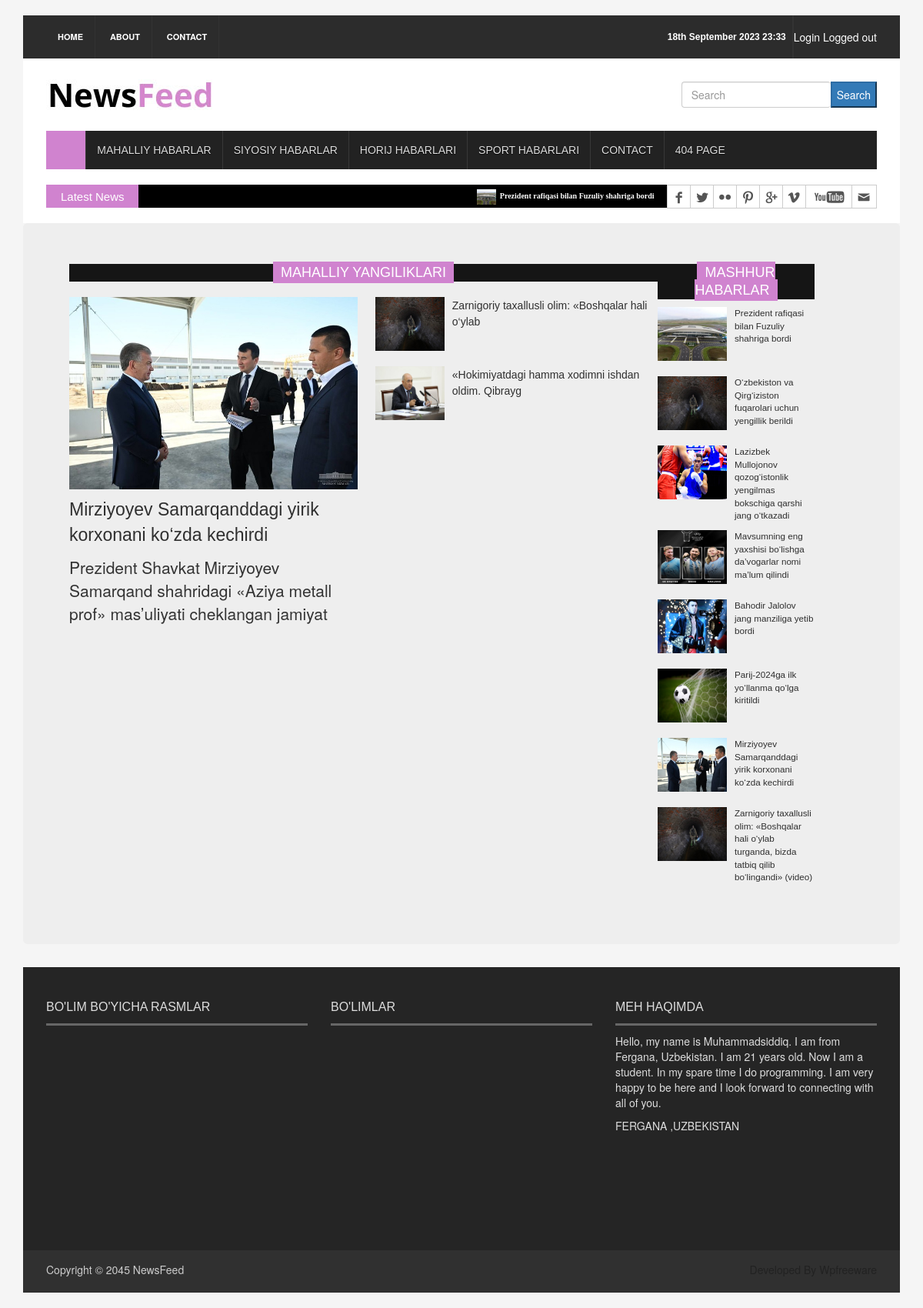
The app's page /local_news/, older data.
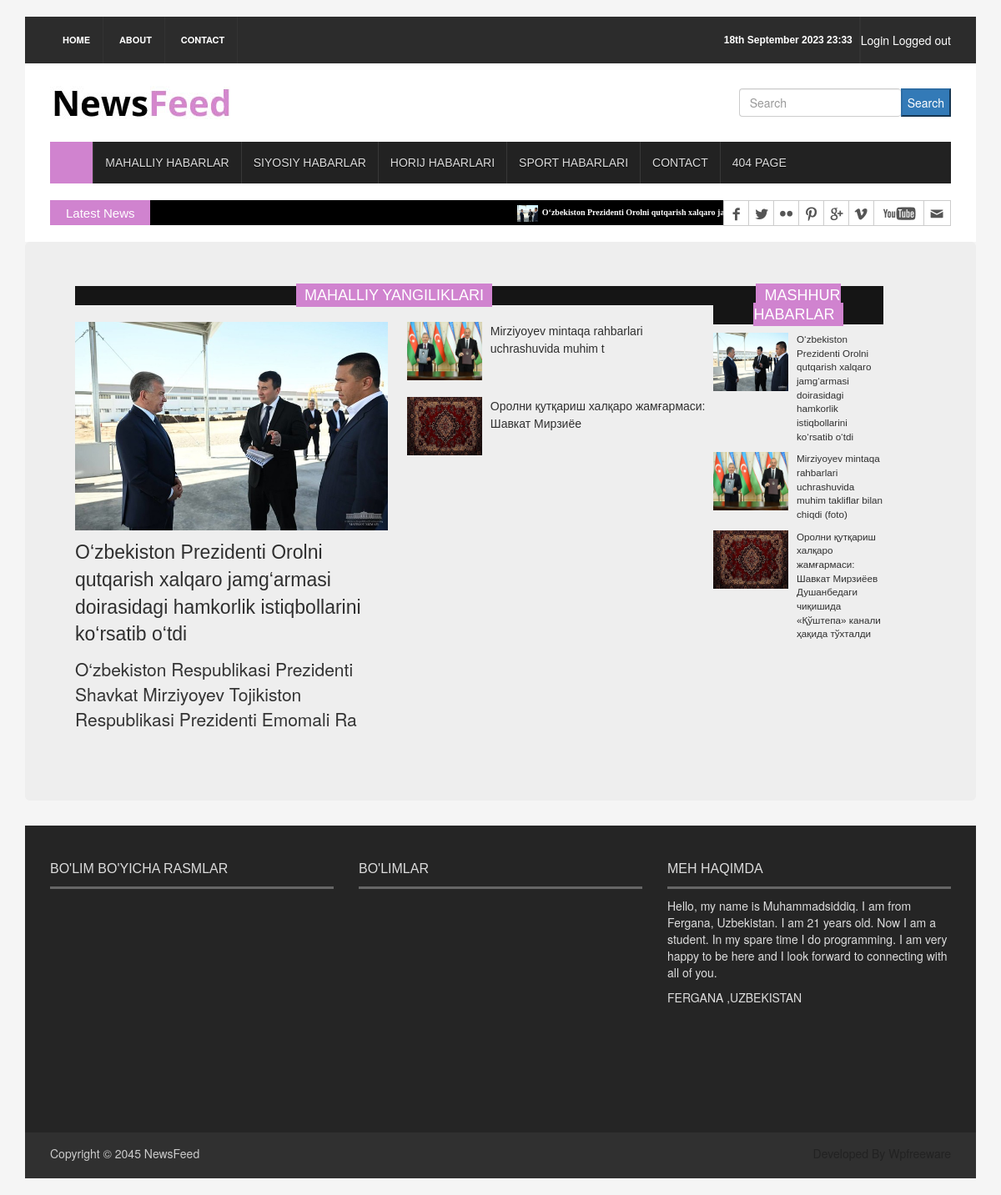
The same page, newer data.
### news_app/models.py (models this page shows, shortened)
class News(models.Model):
    class Status(models.TextChoices):
        Draft = 'DF', 'Draft'
        Published = 'PB', 'Published'
    title = models.CharField(max_length=250)
    slug = models.CharField(max_length=250)
    body = models.TextField()
    image = models.ImageField(upload_to='images/')
    category = models.ForeignKey(
        Category,
        on_delete=models.CASCADE
    )
    publish_time = models.DateTimeField(default=timezone.now)
    create_time = models.DateTimeField(auto_now_add=True)
    upload_time = models.DateTimeField(auto_now=True)
    status = models.CharField(
        max_length=2,
        choices=Status.choices,
        default=Status.Draft
    )
    views=models.IntegerField(default=0)
    objects = models.Manager()
    published = PublishedManager()
    class Meta:
        ordering = ['-publish_time']

### news_app/views.py (the view)
# urls.py: path('local_news/', LocalNewsView.as_view(), name='local_news'),
class LocalNewsView(ListView):
    model = News
    template_name = 'local_news.html'
    context_object_name = 'mahalliy_yangiliklar'
    def get_queryset(self):
        name=News.published.all().filter(category__name='Mahalliy')
        return name

### news_app/context_processor.py (called while the page is built)
def context_processor(request):
    last_news = News.published.all().order_by('-publish_time')[:8]
    news_list = News.published.all().order_by('-publish_time')[:5]
    local_news = News.published.all().filter(category__name='Mahalliy')[:18]
    sport = News.published.all().filter(category__name='Sport')[:5]
    siyosat = News.published.all().filter(category__name='Siyosat')[:5]
    xorij = News.published.all().filter(category__name='Xorij')[:5]
    context = {
        'news_list': news_list,
        'local_news': local_news,
        'sport': sport,
        'siyosat': siyosat,
        'xorij': xorij,
        'last_news': last_news
    }
    return context

### news_app/models.py (called while the page is built)
    def get_queryset(self):
        return super().get_queryset().filter(status=News.Status.Published)

### template/local_news.html (shortened to what this page needs)
{%extends 'base.html'%}
{%load static%}
{%block content%}
<div class=" col-lg-8 col-md-8 col-sm-8  jumbotron " style="display: flex; width: 100%;">
  <div class="left_content" style="width: 75%;">
    <div class="single_post_content">
      <h2><span>Mahalliy yangiliklari</span></h2>
      <div class="single_post_content_left">
        <ul class="business_catgnav  wow fadeInDown">
           {%for local in local_news%}
            {%if forloop.first%}
              <li>
                <figure class="bsbig_fig"> <a href="pages/single_page.html" class="featured_img"> <img alt="" src="{{local.image.url}}"> <span class="overlay"></span> </a>
                  <figcaption> <a href="pages/single_page.html">{{local.title}}</a> </figcaption>
                  <p>{{local.body | slice:100}}</p>
                </figure>
              </li>
              {%endif%}
          {%endfor%}
        </ul>
      </div>
      <div class="single_post_content_right">
        <ul class="spost_nav">
          {%for local_right in  local_news%}
            {%if forloop.counter > 1 %}
              <li>
                <div class="media wow fadeInDown"> <a href="pages/single_page.html" class="media-left"> <img alt="" src="{{local_right.image.url}}"> </a>
                  <div class="media-body"> <a href="pages/single_page.html" class="catg_title"> {{local_right.title | slice:50}}</a> </div>
                </div>
              </li>
            {%endif%}
          {%endfor%}
        </ul>
      </div>
    </div>
  </div>
  <div class="single_sidebar" style="width: 20%;">
    <h2><span>Mashhur habarlar</span></h2>
    <ul class="spost_nav">
      {%for last in last_news%}
      <li>
        <div class="media wow fadeInDown"> <a href="{% url 'list_detail' last.id %}" class="media-left"> <img alt="" src="{{last.image.url}}"> </a>
          <div class="media-body"> <a href="{% url 'list_detail' last.id %}" class="catg_title" style="font-size: smaller;"> {{last.title}}</a> </div>
        </div>
      </li>
      {%endfor%}
    </ul>
  </div>
</div>
{%endblock content%}

### template/base.html (shortened to what the changed rows need)
{%load static%}
<!DOCTYPE html>
<html>
<head>
<link rel="stylesheet" type="text/css" href="{%static 'css/bootstrap.min.css'%}">
<link rel="stylesheet" type="text/css" href="{%static 'css/font-awesome.min.css'%}">
<link rel="stylesheet" type="text/css" href="{%static 'css/animate.css'%}">
<link rel="stylesheet" type="text/css" href="{%static 'css/font.css'%}">
<link rel="stylesheet" type="text/css" href="{%static 'css/li-scroller.css'%}">
<link rel="stylesheet" type="text/css" href="{%static 'css/slick.css'%}">
<link rel="stylesheet" type="text/css" href="{%static 'css/jquery.fancybox.css'%}">
<link rel="stylesheet" type="text/css" href="{%static 'css/theme.css'%}">
<link rel="stylesheet" type="text/css" href="{%static 'css/style.css'%}">
</head>
<body>
<div class="container">
  <section id="newsSection">
    <div class="row">
      <div class="col-lg-12 col-md-12">
        <div class="latest_newsarea"> <span>Latest News</span>
          <ul id="ticker01" class="news_sticker">
            {%for news in last_news %}
            <li><a href="#"><img src="{{news.image.url}}" alt="">{{news.title}}</a></li>
            {%endfor%}
          </ul>
        </div>
      </div>
    </div>
  </section>
{%block content%}
{%endblock content%}
  <footer id="footer">
    <div class="footer_top">
      <div class="row">
        <div class="col-lg-4 col-md-4 col-sm-4">
          <div class="footer_widget wow fadeInLeftBig">
            <h2>Bo'lim bo'yicha rasmlar</h2>
          </div>
        </div>
        <div class="col-lg-4 col-md-4 col-sm-4">
          <div class="footer_widget wow fadeInDown">
            <h2>Bo'limlar</h2>
          </div>
        </div>
        <div class="col-lg-4 col-md-4 col-sm-4">
          <div class="footer_widget wow fadeInRightBig">
            <h2>Meh haqimda</h2>
          </div>
        </div>
      </div>
    </div>
  </footer>
</div>
</body>
</html>

Row changes from the older to the newer data that the page shows:
removed News: image (picture), title "Prezident rafiqasi bilan Fuzuliy shahriga bordi"
removed News: image (picture), title "Mirziyoyev Samarqanddagi yirik korxonani ko‘zda kechirdi", body "Prezident Shavkat Mirziyoyev Samarqand shahridagi «Aziya metall prof» mas’uliyati cheklangan jamiyat"
removed News: image (picture), title "Zarnigoriy taxallusli olim: «Boshqalar hali o‘ylab", title "Zarnigoriy taxallusli olim: «Boshqalar hali o‘ylab turganda, bizda tatbiq qilib bo‘lingandi» (video)"
removed News: image (picture), title "«Hokimiyatdagi hamma xodimni ishdan oldim. Qibrayg"
removed News: image (picture), title "O‘zbekiston va Qirg‘iziston fuqarolari uchun yengillik berildi"
removed News: image (picture), title "Lazizbek Mullojonov qozog‘istonlik yengilmas bokschiga qarshi jang o‘tkazadi", shown under "MASHHUR HABARLAR"
removed News: image (picture), title "Mavsumning eng yaxshisi bo‘lishga da’vogarlar nomi ma’lum qilindi", shown under "MASHHUR HABARLAR"
removed News: image (picture), title "Bahodir Jalolov jang manziliga yetib bordi", shown under "MASHHUR HABARLAR"
removed News: image (picture), title "Parij-2024ga ilk yo‘llanma qo‘lga kiritildi", shown under "MASHHUR HABARLAR"
now on this page (row edited): News: image (picture), title "O‘zbekiston Prezidenti Orolni qutqarish xalqaro…", title "O‘zbekiston Prezidenti Orolni qutqarish xalqaro jamg‘armasi doirasidagi hamkorlik istiqbollarini ko‘rsatib o‘tdi", body "O‘zbekiston Respublikasi Prezidenti Shavkat Mirziyoyev Tojikiston Respublikasi Prezidenti Emomali Ra"
now on this page (row edited): News: image (picture), title "Mirziyoyev mintaqa rahbarlari uchrashuvida muhim t", title "Mirziyoyev mintaqa rahbarlari uchrashuvida muhim takliflar bilan chiqdi (foto)"
now on this page (row edited): News: image (picture), title "Оролни қутқариш халқаро жамғармаси: Шавкат Мирзиёе", title "Оролни қутқариш халқаро жамғармаси: Шавкат Мирзиёев Душанбедаги чиқишида «Қўштепа» канали ҳақида тўхталди"
